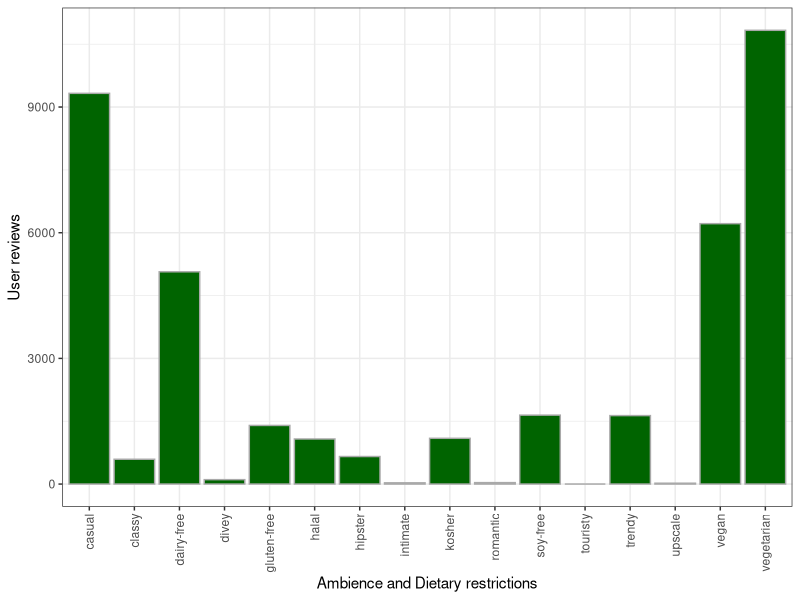
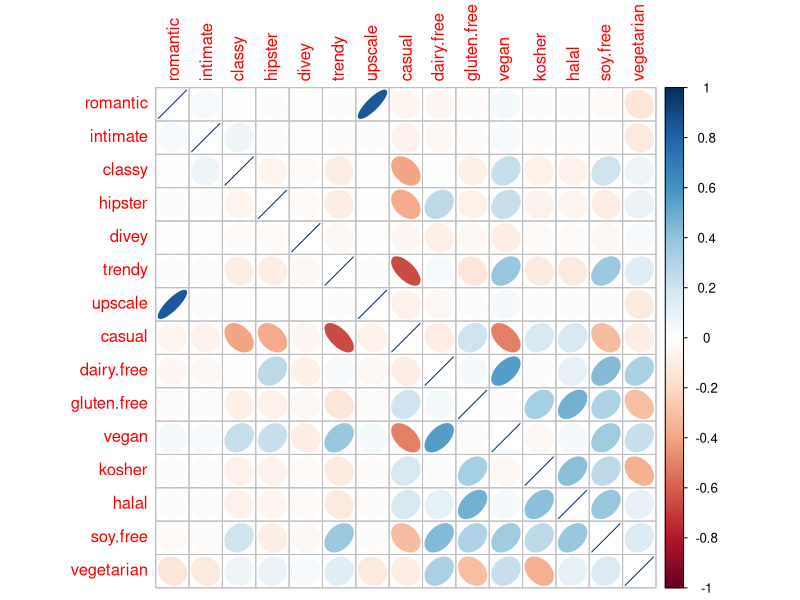

Source code (R) for these figures, in order:
## ---- chunk 1
library(ggplot2)
library(corrplot)
df.colsums  <- read.csv("colsums .csv",sep = ";", dec = ".")
df.envDiet  <- read.csv("envDiet .csv",sep = ";", dec = ".")
corr.envDiet <- cor(df.envDiet)
## ---- chunk 2
barplt <- ggplot(data = df.colsums, 
                 aes(x = Environment, y=UserReviews)) + geom_bar(stat = "identity", fill="darkgreen",colour="darkgrey")+
    xlab("Ambience and Dietary restrictions") +
    ylab("User reviews") +
    theme_bw()+theme(axis.text.x=element_text(angle=90,hjust=1,vjust=0.5))
barplt
## ---- chunk 3
corrplot(corr.envDiet, method = "ellipse")
